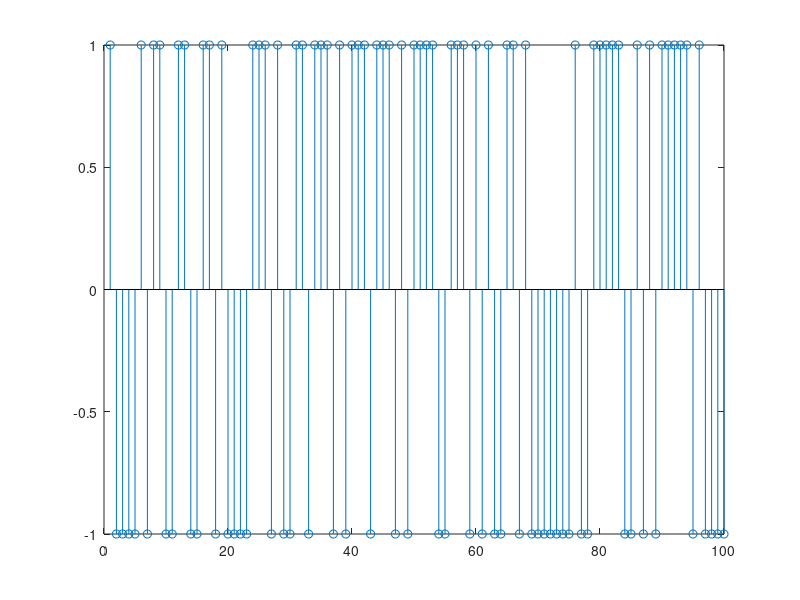

The MATLAB script that drew this image: (Note: this script raises an error after producing the figure.)
% Gaussian Pulse Shaping
%%%%%%%%%%%%%%%%%%%%%%%%%%%%%%%%%%%%%%%%%%%%%%%%%%%%%%%
% generate a random BPSK sequence
bpskSequence = randi([0 1], 1, 100); % Generate a random BPSK sequence
bpskSignal = 2*bpskSequence - 1; % Map 0 to -1 and 1 to 1
figure(5);
stem(bpskSignal);
%%%%%%%%%%%%%%%%%%%%%%%%%%%%%%%%%%%%%%%%%%%%%%%%%%%%%%%
%%
%%%%%%%%%%%%%%%%%%%%%%%%%%%%%%%%%%%%%%%%%%%%%%%%%%%%%%%%%%%%%%%%%%%
% Declare and calculate Parameters
N = 2; % number of Int CIC stages
R = 20; % Interpolation Rate
M = 1; % Differential Delay
%%%%%%%%%%%%%%%%%%%%%%%%%%%%%%%%%%%%%%%%%%%%%%%%%%%%%%%%%%%%%%%%%%%
%%%%%%%%%%%%%%%%%%%%%%%%%%%%%%%%%%%%%%%%%%%%%%%%%%%%%%%%%%%%%%%%%%%
%Calculate impulse response coefficients
h = calc_impulse_response(N, R, M);
%%%%%%%%%%%%%%%%%%%%%%%%%%%%%%%%%%%%%%%%%%%%%%%%%%%%%%%%%%%%%%%%%%%
%%%%%%%%%%%%%%%%%%%%%%%%%%%%%%%%%%%%%%%%%%%%%%%%%%%%%%%%%%%%%%%%%%%
% Step 3 : calculate the frequency response
[H, w] = freqz(h, 1, 4096);
H_dB = 20 * log10(abs(H));
H_dB = [flip(H_dB)' H_dB']';
w = [-flip(w)' w']';
%%%%%%%%%%%%%%%%%%%%%%%%%%%%%%%%%%%%%%%%%%%%%%%%%%%%%%%%%%%%%%%%%%%
%%%%%%%%%%%%%%%%%%%%%%%%%%%%%%%%%%%%%%%%%%%%%%%%%%%%%%%
% Interpolate the sequence by 10
interpolated_bpskSIgnal = upfirdn(bpskSignal, 1, 10);
%%%%%%%%%%%%%%%%%%%%%%%%%%%%%%%%%%%%%%%%%%%%%%%%%%%%%%%
%%%%%%%%%%%%%%%%%%%%%%%%%%%%%%%%%%%%%%%%%%%%%%%%%%%%%%%
% Apply filter
PS_output = filter(h, 1, interpolated_bpskSIgnal);
%%%%%%%%%%%%%%%%%%%%%%%%%%%%%%%%%%%%%%%%%%%%%%%%%%%%%%%
%%%%%%%%%%%%%%%%%%%%%%%%%%%%%%%%%%%%%%%%%%%%%%%%%%%%%%%%%%%%%%%%%%%
% Step 4 : Plot results
% Impulse Response M=1
figure(9);
stem(h, '-');
title('Gauss Impulse Response'); xlabel('Index'); ylabel('Magnitude'); grid on;
% Magnatude Response
figure(10);
plot(w, H_dB, '-');
title('Gauss Filter Frequency Response');
set(gca, 'XTick', -pi:pi/10:pi);
set(gca, 'XTickLabel', {'-pi', '-0.9pi', '-0.8pi', '-0.7pi', '-0.6pi', ...
    '-0.5pi', '-0.4pi', '-0.3pi', '-0.2pi', '-0.1pi', '0', '0.1pi', ...
    '0.2pi', '0.3pi', '0.4pi', '0.5pi', '0.6pi', '0.7pi', '0.8pi', ...
    '0.9pi', 'pi'});
xlabel('Normalized Frequency');
ylabel('Magnitude Response (dB)');
grid on;
% Filtered Data
figure(11);
plot(PS_output, '-');
hold on;
plot(PS_output_norm, '-');
title('Gauss Filter Pulse');
yline(1, '--'); yline(-1, '--');
hold off;
%%%%%%%%%%%%%%%%%%%%%%%%%%%%%%%%%%%%%%%%%%%%%%%%%%%%%%%%%%%%%%%%%%%
%%%%%%%%%%%%%%%%%%%%%%%%%%%%%%%%%%%%%%%%%%%%%%%%%%%%%%%%%%%%%%%%%%%
% Supporting Function
function h = calc_impulse_response(N, R, M)
    RM = R * M;
    base = ones(1, RM);
    h = base;
    for k = 2:N
        h = conv(h, base);
    end
end
%%%%%%%%%%%%%%%%%%%%%%%%%%%%%%%%%%%%%%%%%%%%%%%%%%%%%%%%%%%%%%%%%%%